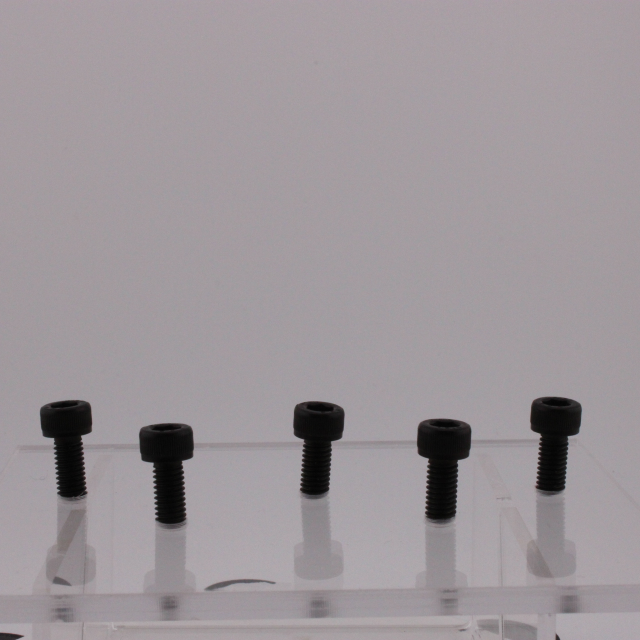
#> input picture sample_input_image.jpg, 1280 x 1280 px (shown at 1/2 size)
$ python main.py
#> lines starting #> are read from the running program, lines starting #| are printed output that depends on the picture; after the words box and inside, x2 and y2 are one past the last pixel; in counts of white or black regions, pixels touching at a corner belong together; long printed decimals are rounded
### src/color_analysis/utils.py
from skimage.io import imread
import numpy as np
import pandas as pd

def load_image(filename):
    """
    Load an image file and return it as a numpy array
    INPUTS:
    filename (string): the path to the image file
    OUTPUTS:
    image (numpy array): the loaded image as a numpy array
    """
    image = imread(filename).astype(float) / 255.0
    return image

def srgb_to_linear(image):
    """
    Converts an image in the sRGB colorspace to the linear RGB colorspace
    INPUTS:
    image (array): an array representing the full sRGB image
    OUTPUTS:
    linear_image (array); an array representing the full linear RGB image
    """
    linear_image = np.where(image <= 0.0031308,
                            image / 12.92,
                            ((image + 0.055) / 1.055) ** 2.4)
    return linear_image

def linear_to_srgb(image):
    """
    Converts and image in the linear RGB colorspace to the sRGB colorspace.
    Using information from: https://kaizoudou.com/from-rgb-to-lab-color-space/
    INPUTS:
    image (array): an array representing the full linear RGB image
    OUTPUTS:
    srgb_image (array): an array representing the full sRGB image
    """
    srgb_image = np.where(image <= 0.0031308,
                          image * 12.92,
                          1.055 * image ** (1/2.4) - 0.055)
    return srgb_image

def build_results_table(blackness, color_shift, a_shift, b_shift, gloss):
    """
    Builds a pandas dataframe the contains the response variables of analysis
    INPUTS:
    blackness (list): A list of calculated blackness values for each part
    color_shift (list): a list of calculated color shift values for each part
    a_shift (list)
    b_shift (list)
    gloss (list)
    OUTPUTS:
    df (pandas DataFrame): a dataframe consisting of all the analyzed parts and their respective reponse variables
    """
    df = pd.DataFrame({
        'Part #': list(range(1, len(blackness) +1)),
        'Blackness': blackness,
        'Color Shift': color_shift,
        'Gloss Factor': gloss,
        'Median a*': a_shift,
        'Median b*': b_shift
    })
    return df

### src/color_analysis/segmentation.py
from skimage.color import rgb2gray
import numpy as np
from skimage.morphology import dilation, disk, remove_small_holes, binary_closing
from skimage.feature import canny
from skimage.measure import label, regionprops
from scipy.ndimage import binary_fill_holes

def threshold_parts(image):
    """
    Takes in an image and creates binary image to seperate parts out from the background using a coarse thresholding method as well as edge detection
    INPUTS:
    image ():
    OUTPUTS:
    gray ():
    binary ():
    coarse_thresh (int): The value [0, 1] that represents where the coarse thresh ended up
    """
    gray = rgb2gray(image)
    coarse_thresh = np.percentile(gray, 60)
    coarse_mask = gray < coarse_thresh
    coarse_mask = dilation(coarse_mask, disk(6))
    edges = canny(gray, sigma=2)
    edges = edges & coarse_mask

    edges_dilated = dilation(edges, disk(2))
    closed = binary_closing(edges_dilated, disk(4))

    filled = binary_fill_holes(closed & coarse_mask)
    filled = remove_small_holes(filled, area_threshold=3000)

    binary = filled
    return gray, binary, coarse_thresh

def extract_part_regions(binary_mask, min_area=5000):
    """
    Extracts regions for each part based on the binary mask and assigns them labels
    INPUTS:
    binary_mask (bool numpy Array): the binary mask used to seperate out the parts from the background
    min_area(int): the minimum area that should register as a part
    OUTPUTS:
    labels (list): the labels that represent each part
    part_regions (): The regions that each part lies in
    """
    labels = label(binary_mask)
    regions = regionprops(labels)
    part_regions = []
    for r in regions:
        minr, minc, maxr, maxc = r.bbox

        if maxr >= binary_mask.shape[0] - 5:
            continue

        if r.area >= min_area:
            part_regions.append(r)
    return labels, part_regions

def sort_regions_l2r(regions):
    """
    Sorts each part region from left to right, with left being 1, and ascending to the right by their centroids
    INPUTS:
    regions (): the region that each part lies in
    OUTPUTS
    sorted_regions (): regions sorted by left to right
    """
    sorted_regions = sorted(regions, key=lambda r: r.centroid[1])
    return sorted_regions

def regions_to_masks(labels, regions_sorted):
    """
    Finalizes masking of the regions
    """
    return [(labels == r.label) for r in regions_sorted]

def compute_background(gray, part_masks):
    """
    Determines masking of the background in order to be later normalized against
    INPUTS:
    gray (numpy Array): the grayscale version of the image represented by a numpy array
    part_masks (list): A list arrays that each represent the mask of the parts
    OUTPUTS:
    bg_mask (array): an array representing the mask of the background
    """
    parts_mask = np.zeros_like(gray, dtype=bool)
    for pm in part_masks:
        parts_mask |= pm

    gray_no_parts = gray.copy()
    gray_no_parts[parts_mask] = np.nan

    bg_thresh = np.nanpercentile(gray_no_parts, 70)
    print(f'bg thresh: {bg_thresh}')
    bg_mask = gray_no_parts > bg_thresh

    return bg_mask

### src/color_analysis/analysis_core.py
import io
import os
import numpy as np
import gc
import pandas as pd

from .utils import load_image, build_results_table
from .segmentation import (
    threshold_parts,
    extract_part_regions,
    sort_regions_l2r,
    regions_to_masks,
    compute_background
)
from .color_processing import (
    convert_to_lab,
    linear_normalize_from_bg,
    get_lab_parts,
    compute_metrics
)
from .visualization import show_results, save_numbered_parts_with_metrics

def analyze_image_core_single(image_input, output_dir=None, return_fig=True):
    """
    Core analysis code to take an image input and output the processing timeline as well as
    response variables for the color of parts within the image. To be used by any access method.
    INPUTS:
    image_input (str): file path of the image to be analyzed
    output_dir (str): directory path to where files will be stored if desired
    return_fig (bool): to return a annotated image or not.

    OUTPUTS:
    df (pandas DataFrame): a dataframe of all the response variables
    fig (plt Plot): a plot showing relevant graphs of the image analysis timeline
    annotated_buf: a buffer in order for streamlit to download an image.
    """
    img = load_image(image_input)

    gray, binary, thresh = threshold_parts(img)

    labels, regions = extract_part_regions(binary, min_area=3000)
    regions_sorted = sort_regions_l2r(regions)
    part_masks = regions_to_masks(labels, regions_sorted)

    bg_mask = compute_background(gray, part_masks)

    norm_img = linear_normalize_from_bg(img, bg_mask)

    L, a, b = convert_to_lab(norm_img)

    lab_parts = get_lab_parts(L, a, b, part_masks)

    blackness, color_shift, a_shift, b_shift, gloss = compute_metrics(lab_parts)

    df = build_results_table(blackness, color_shift, a_shift, b_shift, gloss)

    combined_save_path = None
    if output_dir is not None:
        combined_save_path = os.path.join(output_dir, 'Results.png')

    fig = show_results(
        img,
        gray,
        thresh,
        binary,
        part_masks,
        bg_mask,
        save_path=combined_save_path,
        return_fig=True
    )
    annotated_buf = io.BytesIO()
    save_numbered_parts_with_metrics(img, part_masks, blackness, annotated_buf)
    annotated_buf.seek(0)

    to_delete = [
        'img', 'gray', 'binary', 'thresh',
        'labels', 'regions', 'regions_sorted',
        'part_masks', 'bg_mask', 'norm_img',
        'L', 'a', 'b', 'lab_parts',
        'blackness', 'color_shift', 'a_shift', 'b_shift', 'gloss'
    ]

    for var in to_delete:
        if var in locals():
            del locals()[var]

    gc.collect()

    return df, fig, annotated_buf

# [61 lines left out: functions analyze_image_core_batch, analyze_images_in_directory, not called in this run]


### src/color_analysis/color_processing.py
import numpy as np
from skimage.color import rgb2lab
from .utils import linear_to_srgb, srgb_to_linear

def linear_normalize_from_bg(image, bg_mask):
    """
    Normalize an image by dividing all color parameters of pixels in the image by the mean value of the background
    INPUTS:
    image (numpy Array): A numpy array representing the image to be analyzed
    bg_mask (bool NumPy Array): A numpy array containing bools that act as the mask for the background
    OUTPUTS:
    image_normalized (numpy Array): A numpy array with all the pixels normalized to the background
    """
    image = srgb_to_linear(image)
    bg_pixels = image[bg_mask]
    bg_mean = bg_pixels.mean(axis=0)
    correction = 1.0 / bg_mean
    image_normalized = np.clip(image * correction[None, None, :], 0, 1)
    image_normalized = linear_to_srgb(image_normalized)
    return(image_normalized)

def convert_to_lab(image):
    """
    Takes in an image and returns it as the lab components L, a* and b* for each pixel in the image
    INPUTS:
    image (numpy Array): A numpy array representing the image to be analyzed
    OUTPUTS:
    L (numpy Array): A numpy array consisting of the L value of each pixel
    a (numpy Array): A numpy array consisting of the a value of each pixel
    b (numpy Array): A numpy array consisting of the b value of each pixel
    """
    lab = rgb2lab(image)
    return lab[..., 0], lab[..., 1], lab[..., 2]

def get_lab_parts(L, a, b, part_masks):
    """
    Takes in the L, a, b of the whole image and the masks of all the parts and divides the L a and b values to each part respectively
    INPUTS:
    L (numpy Array): A numpy array consisting of the L value of each pixel of the whole image
    a (numpy Array): A numpy array consisting of the a value of each pixel of the whole image
    b (numpy Array): A numpy array consisting of the b value of each pixel of the whole image
    part_masks (bool numpy Array): list containing a numpy array consisting of bools that act as the mask for each of the parts
    OUTPUTS:
    part_lab (list): A list containing tuples of arrays that represent the L, a, and b values of each pixel of each part

    """
    part_lab = []
    for pm in part_masks:
        part_lab.append((L[pm], a[pm], b[pm]))
    return part_lab

def compute_metrics(normalized_parts):
    """
    Computes the relevent responses from primary analysis form a list of parts with L a and b values dedicated to each
    INPUTS:
    normalized_parts (list): A list containing tuples of arrays that represent the L, a, and b values of each pixel of each part but normalized
    OUTPUTS:
    blackness (list): A list of calculated blackness values for each part
    color_shift (list): A list of calculated color shift values for each part
    a_shift (list): A list of calculated median a shift values for each part
    b_shift (list): A list of calculated median b shift values for each part
    gloss (list): A list of calculated gloss score values for each part
    """
    blackness = []
    color_shift = []
    a_shift = []
    b_shift = []
    gloss = []

    for (L, a, b) in normalized_parts:
        high_L = np.percentile(L, 95)
        diffuse_mask = L < high_L
        Ld = L[diffuse_mask]
        ad = a[diffuse_mask]
        bd = b[diffuse_mask]
        blackness.append(np.percentile(Ld, 10))
        color_shift.append(np.sqrt(np.mean(ad**2 + bd**2)))
        a_shift.append(np.median(ad))
        b_shift.append(np.median(bd))
        highlight_mask = L > high_L
        fraction = np.mean(highlight_mask)

        if np.any(highlight_mask):
            intensity = np.mean(L[highlight_mask])
        else:
            intensity = 0
        gloss_score = fraction * intensity
        gloss.append(gloss_score)
    return blackness, color_shift, a_shift, b_shift, gloss

### src/color_analysis/visualization.py
import matplotlib.pyplot as plt
import numpy as np
from skimage.measure import regionprops

def save_plot(fig, save_path):
    if save_path:
        fig.savefig(save_path, dpi=300, bbox_inches='tight')

def show_results(
        image,
        gray,
        thresh,
        binary,
        part_masks,
        bg_mask,
        save_path=None,
        return_fig=False
):
    combined = np.zeros_like(part_masks[0], dtype=int)
    for i, pm in enumerate(part_masks):
        combined[pm] = i + 1
    regions = regionprops(combined)
    del combined  # prevent regionprops memory retention

    fig, axes = plt.subplots(2, 3, figsize=(18, 10))
    ax0, ax1, ax2, ax3, ax4, ax5 = axes.ravel()

    ax0.imshow(image)
    ax0.set_title("Original")
    ax0.axis('off')

    ax1.hist(gray.ravel(), bins=256)
    ax1.set_title('Histogram')

    ax2.imshow(binary, cmap='gray')
    ax2.set_title('Binary Part Mask')
    ax2.axis('off')

    mask_combined = np.zeros(part_masks[0].shape, dtype=bool)
    for pm in part_masks:
        mask_combined |= pm
    ax3.imshow(image)
    ax3.imshow(mask_combined, cmap='jet', alpha=0.4)
    ax3.set_title('Parts Overlay')
    ax3.axis('off')
    del mask_combined

    ax4.imshow(image)
    ax4.imshow(bg_mask, cmap='Greens', alpha=0.4)
    ax4.set_title('Background (green)')
    ax4.axis('off')

    ax5.imshow(image)
    for i, region in enumerate(regions):
        y, x = region.centroid
        ax5.text(
            x, y, f'{i+1}',
            color='yellow', fontsize=14, weight='bold',
            ha='center', va='center',
            bbox=dict(facecolor='black', alpha=0.5, pad=2)
        )
    ax5.set_title('Numbered Parts')
    ax5.axis('off')

    plt.tight_layout()

    if save_path is not None:
        fig.savefig(save_path)
    if return_fig:
        return fig

    plt.close(fig)

def save_numbered_parts_with_metrics(substrate, part_masks, blackness, file_or_buffer):
    combined = np.zeros_like(part_masks[0], dtype=int)
    for i, pm in enumerate(part_masks):
        combined[pm] = i + 1

    regions = regionprops(combined)
    del combined  # prevent memory retention

    fig, ax = plt.subplots(figsize=(6, 6))
    ax.imshow(substrate)
    ax.axis("off")

    for i, region in enumerate(regions):
        y, x = region.centroid
        ax.text(
            x, y, f"{i+1}",
            color="yellow", fontsize=14, weight="bold",
            ha="center", va="center",
            bbox=dict(facecolor="black", alpha=0.5, pad=2)
        )

    ax.set_title("Numbered Parts (saved)")

    if isinstance(file_or_buffer, str):
        fig.savefig(file_or_buffer, dpi=300, bbox_inches="tight")
    else:
        fig.savefig(file_or_buffer, format="jpg", dpi=300, bbox_inches="tight")

    plt.close(fig)

### src/color_analysis/main.py
import warnings
warnings.simplefilter(action='ignore', category=FutureWarning)

import os
from color_analysis.analysis_core import analyze_images_in_directory, analyze_image_core_single

def main():
    print('Select mode:')
    print('1. Single File Analysis')
    print('2. Multi File Analysis')
    choice = input('Enter choice (1 or 2)').strip()
#> the answer given: 1

    if choice =='1':
        path = input('Enter image path: ').strip()
#> the answer given: ../../sample_input_image.jpg
        output_dir = input('Enter output directory path: ').strip()
#> the answer given: out.png

        os.makedirs(output_dir, exist_ok = True)

        df, fig, annotated_buf = analyze_image_core_single(
            image_input = path,
            output_dir = output_dir,
            return_fig = True
        )
#> in threshold_parts, `coarse_thresh = np.percentile(gray, 60)`: coarse_thresh = 0.624
#> in threshold_parts, `coarse_mask = gray < coarse_thresh`:
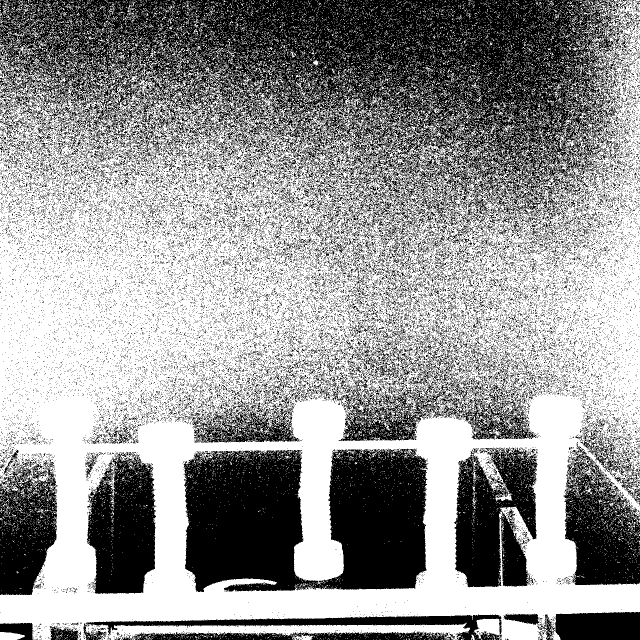
#> coarse_mask: shape (1280, 1280) bool (shown at 1/2 size); 58.9% white; 33825 black regions (32789 under 20 px), largest, box (x1, y1, x2, y2) and area: (0, 0, 1248, 440) 257769, (367, 897, 856, 1184) 108388, (908, 895, 1076, 1175) 32989
#> in extract_part_regions, `labels = label(binary_mask)`:
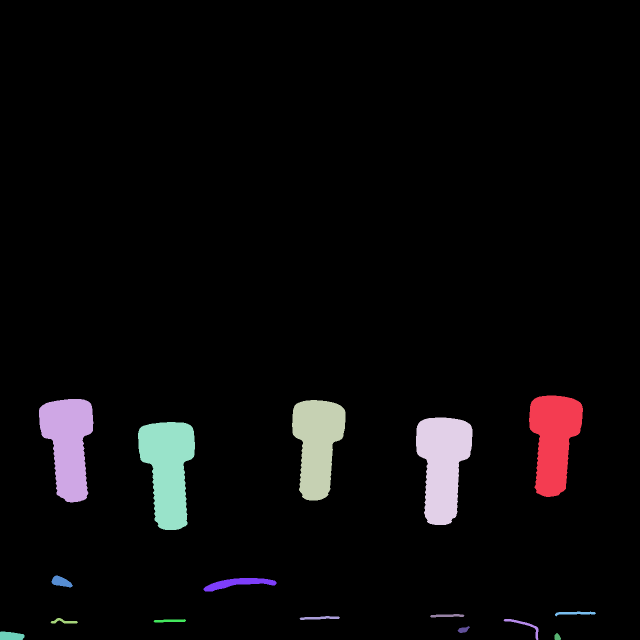
#> labels: shape (1280, 1280) int32 (shown at 1/2 size); 17 distinct labels, from 0 to 16; one colour per label, 0 black
#> in extract_part_regions, `regions = regionprops(labels)`: regions = 16 regions; largest, box (x1, y1, x2, y2) and area: (276, 844, 390, 1060) 16907, (832, 835, 945, 1050) 16902, (78, 798, 187, 1005) 15282, (1058, 791, 1166, 994) 15007, (584, 800, 691, 1001) 14912
#> the loop in extract_part_regions, `for r in regions:` made 16 passes
#> (minr, minc, maxr, maxc) on passes 1 to 8: (791, 1058, 994, 1166), (798, 78, 1005, 187), (800, 584, 1001, 691), (835, 832, 1050, 945), (844, 276, 1060, 390), (1151, 103, 1175, 146), (1156, 407, 1183, 553), (1223, 1110, 1233, 1192)
#> after the loop in extract_part_regions, `for r in regions:`: part_regions = 5 regions; box (x1, y1, x2, y2) and area: (276, 844, 390, 1060) 16907, (832, 835, 945, 1050) 16902, (78, 798, 187, 1005) 15282, (1058, 791, 1166, 994) 15007, (584, 800, 691, 1001) 14912
#> in analyze_image_core_single, `labels, regions = extract_part_regions(binary, min_area=3000)`: regions has the same summary as part_regions in extract_part_regions
#> in sort_regions_l2r, `sorted_regions = sorted(regions, key=lambda r: r.centroid[1])`: sorted_regions has the same summary as part_regions in extract_part_regions
#> in analyze_image_core_single, `regions_sorted = sort_regions_l2r(regions)`: regions_sorted has the same summary as part_regions in extract_part_regions
#> in analyze_image_core_single, `part_masks = regions_to_masks(labels, regions_sorted)`: part_masks = 5 items
#> the loop in compute_background, `for pm in part_masks:` made 5 passes
#> after the loop in compute_background, `for pm in part_masks:`:
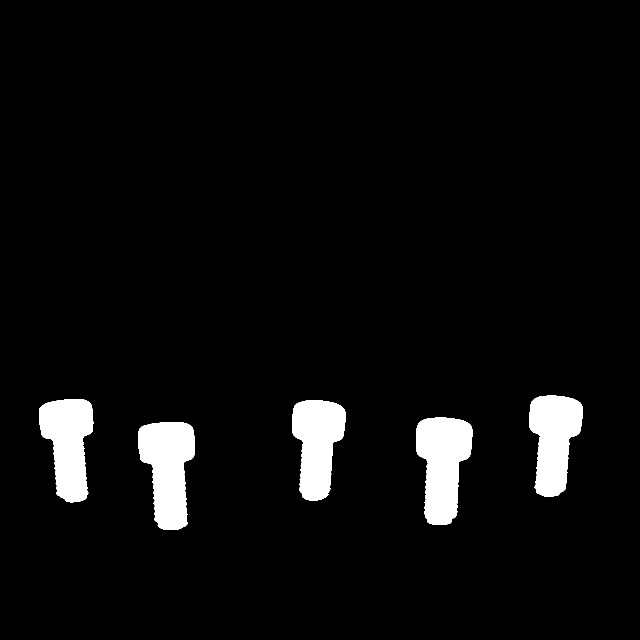
#> parts_mask: shape (1280, 1280) bool (shown at 1/2 size); 4.8% white; 5 white regions, box (x1, y1, x2, y2) and area: (276, 844, 390, 1060) 16907, (832, 835, 945, 1050) 16902, (78, 798, 187, 1005) 15282, (1058, 791, 1166, 994) 15007, (584, 800, 691, 1001) 14912
#> in compute_background, `gray_no_parts[parts_mask] = np.nan`:
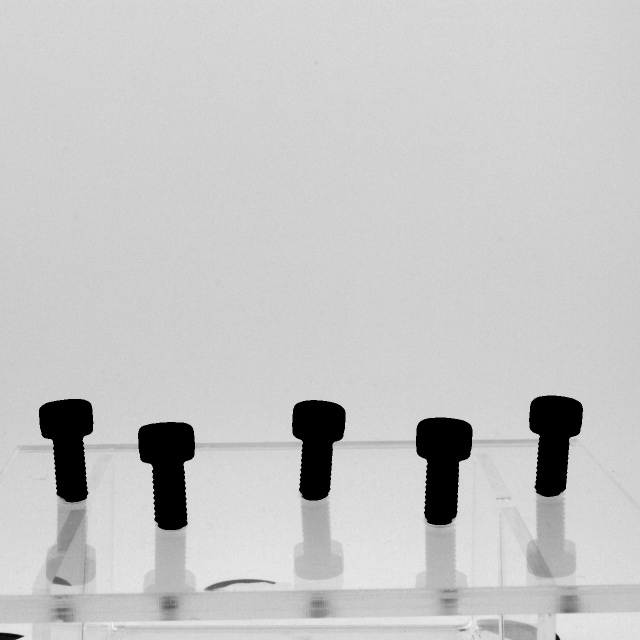
#> gray_no_parts: shape (1280, 1280) float64 (shown at 1/2 size); 4.82% of the values are NaN or infinite; the others: min 0.128, max 0.73, mean 0.618; drawn with min black, max white, NaN and infinite black
#> in compute_background, `bg_thresh = np.nanpercentile(gray_no_parts, 70)`: bg_thresh = 0.629
#| bg thresh: 0.6285
#> in compute_background, `bg_mask = gray_no_parts > bg_thresh`:
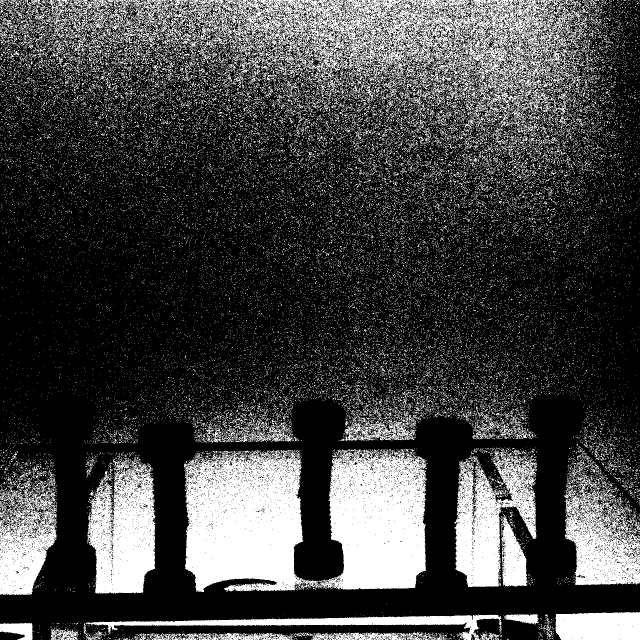
#> bg_mask: shape (1280, 1280) bool (shown at 1/2 size); 26.2% white; 39423 white regions (38789 under 20 px)
#> in srgb_to_linear, `linear_image = np.where(image <= 0.0031308, image / 12.92, ((image + 0..`:
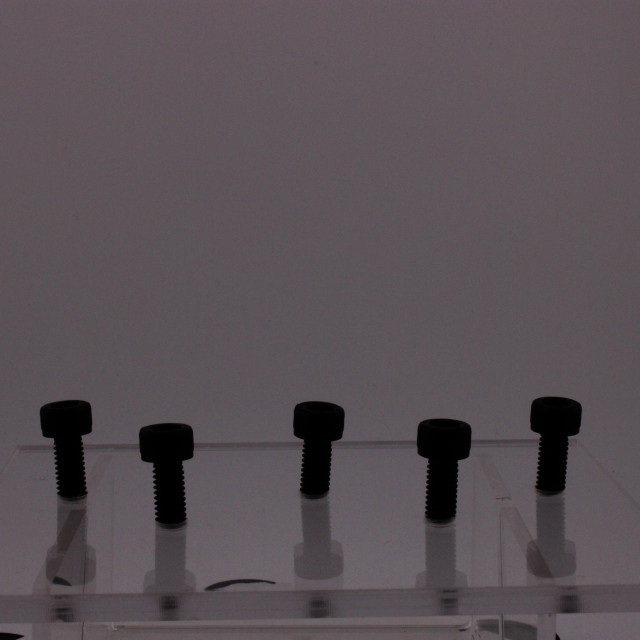
#> linear_image: shape (1280, 1280, 3) float64 (shown at 1/2 size); mean R, G, B 0.352, 0.318, 0.338
#> in linear_normalize_from_bg, `bg_mean = bg_pixels.mean(axis=0)`: bg_mean = [0.394, 0.359, 0.381]
#> in linear_normalize_from_bg, `correction = 1.0 / bg_mean`: correction = [2.54, 2.79, 2.63]
#> in linear_normalize_from_bg, `image_normalized = np.clip(image * correction[None, None, :], 0, 1)`:
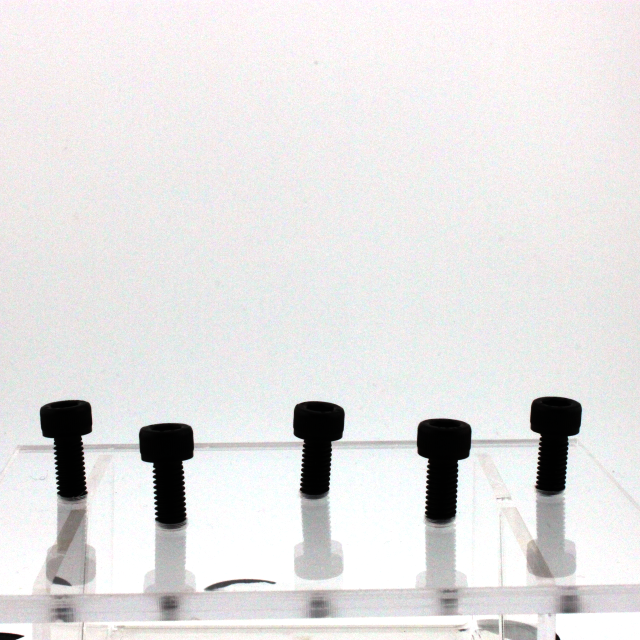
#> image_normalized: shape (1280, 1280, 3) float64 (shown at 1/2 size); mean R, G, B 0.888, 0.882, 0.883
#> (the rest of the program and of its run is left out)
